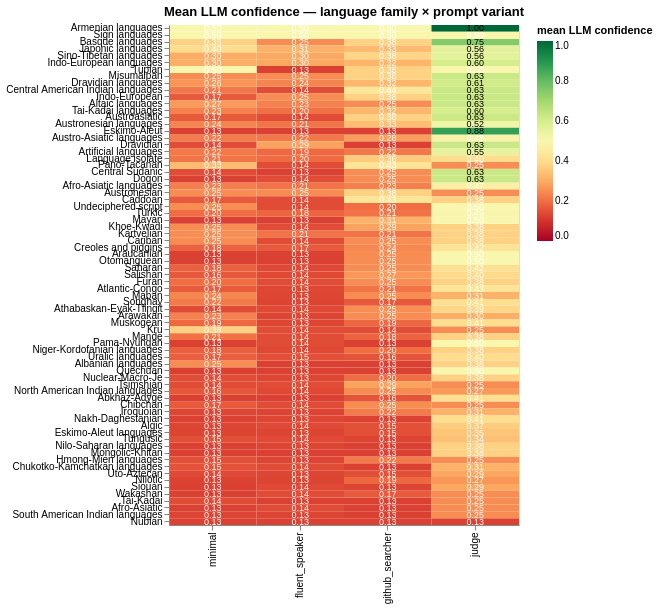

Here is the notebook cell this chart was saved with:
### Code cell
heatmap_data = (
    scored_df[scored_df['llm_total_services'] > 0]
    .groupby(['language_family', 'prompt_variant'])['llm_confidence']
    .mean().reset_index().rename(columns={'llm_confidence': 'mean_confidence'})
)
family_order = (
    heatmap_data.groupby('language_family')['mean_confidence']
    .mean().sort_values(ascending=False).index.tolist()
)

rect = alt.Chart(heatmap_data).mark_rect().encode(
    x=alt.X('prompt_variant:N', sort=VARIANTS, title=None),
    y=alt.Y('language_family:N', sort=family_order, title=None),
    color=alt.Color('mean_confidence:Q',
                    scale=alt.Scale(scheme='redyellowgreen', domain=[0, 1]),
                    title='mean LLM confidence'),
    tooltip=['language_family:N', 'prompt_variant:N',
             alt.Tooltip('mean_confidence:Q', format='.2f')],
)
rect_text = rect.mark_text(fontSize=9).encode(
    text=alt.Text('mean_confidence:Q', format='.2f'),
    color=alt.condition(alt.datum.mean_confidence > 0.5,
                        alt.value('black'), alt.value('white')))

(rect + rect_text).properties(
    width=350, height=500,
    title='Mean LLM confidence — language family × prompt variant')

### Figure 1 — Vega specification as saved in the notebook (floating-point values rounded to 4 significant figures; data arrays with more than 128 entries replaced by an {"elided": "..."} marker saying what was removed)
{"$schema": "https://vega.github.io/schema/vega/v6.json", "data": [{"name": "source_0", "values": {"elided": "292 records"}}, {"name": "data_0", "values": {"elided": "292 records"}}, {"name": "source_0_x_domain_prompt_variant", "values": [{"prompt_variant": "fluent_speaker", "sort_field": 1.0}, {"prompt_variant": "github_searcher", "sort_field": 2.0}, {"prompt_variant": "judge", "sort_field": 3.0}, {"prompt_variant": "minimal", "sort_field": 0.0}]}, {"name": "source_0_y_domain_language_family", "values": [{"language_family": "Abkhaz-Adyge", "sort_field": 54.0}, {"language_family": "Afro-Asiatic", "sort_field": 70.0}, {"language_family": "Afro-Asiatic languages", "sort_field": 23.0}, {"language_family": "Albanian languages", "sort_field": 49.0}, {"language_family": "Algic", "sort_field": 58.0}, {"language_family": "Altaic languages", "sort_field": 11.0}, {"language_family": "Araucanian", "sort_field": 33.0}, {"language_family": "Arawakan", "sort_field": 42.0}, {"language_family": "Armenian languages", "sort_field": 0.0}, {"language_family": "Artificial languages", "sort_field": 18.0}, {"language_family": "Athabaskan-Eyak-Tlingit", "sort_field": 41.0}, {"language_family": "Atlantic-Congo", "sort_field": 38.0}, {"language_family": "Austro-Asiatic languages", "sort_field": 16.0}, {"language_family": "Austroasiatic", "sort_field": 13.0}, {"language_family": "Austronesian", "sort_field": 24.0}, {"language_family": "Austronesian languages", "sort_field": 14.0}, {"language_family": "Basque languages", "sort_field": 2.0}, {"language_family": "Caddoan", "sort_field": 25.0}, {"language_family": "Cariban", "sort_field": 31.0}, {"language_family": "Central American Indian languages", "sort_field": 9.0}, {"language_family": "Central Sudanic", "sort_field": 21.0}, {"language_family": "Chibchan", "sort_field": 55.0}, {"language_family": "Chukotko-Kamchatkan languages", "sort_field": 64.0}, {"language_family": "Creoles and pidgins", "sort_field": 32.0}, {"language_family": "Dogon", "sort_field": 22.0}, {"language_family": "Dravidian", "sort_field": 17.0}, {"language_family": "Dravidian languages", "sort_field": 8.0}, {"language_family": "Eskimo-Aleut", "sort_field": 15.0}, {"language_family": "Eskimo-Aleut languages", "sort_field": 59.0}, {"language_family": "Furan", "sort_field": 37.0}, {"language_family": "Hmong-Mien languages", "sort_field": 63.0}, {"language_family": "Indo-European", "sort_field": 10.0}, {"language_family": "Indo-European languages", "sort_field": 5.0}, {"language_family": "Iroquoian", "sort_field": 56.0}, {"language_family": "Japonic languages", "sort_field": 3.0}, {"language_family": "Kartvelian", "sort_field": 30.0}, {"language_family": "Khoe-Kwadi", "sort_field": 29.0}, {"language_family": "Kru", "sort_field": 44.0}, {"language_family": "Language isolate", "sort_field": 19.0}, {"language_family": "Maban", "sort_field": 39.0}, {"language_family": "Mande", "sort_field": 45.0}, {"language_family": "Mayan", "sort_field": 28.0}, {"language_family": "Misumalpan", "sort_field": 7.0}, {"language_family": "Mongolic-Khitan", "sort_field": 62.0}, {"language_family": "Muskogean", "sort_field": 43.0}, {"language_family": "Nakh-Daghestanian", "sort_field": 57.0}, {"language_family": "Niger-Kordofanian languages", "sort_field": 47.0}, {"language_family": "Nilo-Saharan languages", "sort_field": 61.0}, {"language_family": "Nilotic", "sort_field": 66.0}, {"language_family": "North American Indian languages", "sort_field": 53.0}, {"language_family": "Nubian", "sort_field": 72.0}, {"language_family": "Nuclear-Macro-Je", "sort_field": 51.0}, {"language_family": "Otomanguean", "sort_field": 34.0}, {"language_family": "Pama-Nyungan", "sort_field": 46.0}, {"language_family": "Pano-Tacanan", "sort_field": 20.0}, {"language_family": "Quechuan", "sort_field": 50.0}, {"language_family": "Saharan", "sort_field": 35.0}, {"language_family": "Salishan", "sort_field": 36.0}, {"language_family": "Sign languages", "sort_field": 1.0}, {"language_family": "Sino-Tibetan languages", "sort_field": 4.0}, {"language_family": "Siouan", "sort_field": 67.0}, {"language_family": "Songhay", "sort_field": 40.0}, {"language_family": "South American Indian languages", "sort_field": 71.0}, {"language_family": "Tai-Kadai", "sort_field": 69.0}, {"language_family": "Tai-Kadai languages", "sort_field": 12.0}, {"language_family": "Tsimshian", "sort_field": 52.0}, {"language_family": "Tungusic", "sort_field": 60.0}, {"language_family": "Tupian", "sort_field": 6.0}, {"language_family": "Turkic", "sort_field": 27.0}, {"language_family": "Undeciphered script", "sort_field": 26.0}, {"language_family": "Uralic languages", "sort_field": 48.0}, {"language_family": "Uto-Aztecan", "sort_field": 65.0}, {"language_family": "Wakashan", "sort_field": 68.0}]}], "marks": [{"type": "rect", "name": "layer_0_marks", "from": {"data": "data_0"}, "encode": {"update": {"y": {"field": "language_family", "scale": "y"}, "fill": {"field": "mean_confidence", "scale": "color"}, "width": {"signal": "max(0.25, bandwidth('x'))"}, "tooltip": {"signal": "{\"language_family\": isValid(datum[\"language_family\"]) ? datum[\"language_family\"] : \"\"+datum[\"language_family\"], \"prompt_variant\": isValid(datum[\"prompt_variant\"]) ? datum[\"prompt_variant\"] : \"\"+datum[\"prompt_variant\"], \"mean_confidence\": format(datum[\"mean_confidence\"], \".2f\")}"}, "x": {"field": "prompt_variant", "scale": "x"}, "height": {"signal": "max(0.25, bandwidth('y'))"}}}, "style": ["rect"]}, {"type": "text", "name": "layer_1_marks", "from": {"data": "source_0"}, "encode": {"update": {"fill": [{"value": "black", "test": "(datum.mean_confidence > 0.5)"}, {"value": "white"}], "tooltip": {"signal": "{\"language_family\": isValid(datum[\"language_family\"]) ? datum[\"language_family\"] : \"\"+datum[\"language_family\"], \"prompt_variant\": isValid(datum[\"prompt_variant\"]) ? datum[\"prompt_variant\"] : \"\"+datum[\"prompt_variant\"], \"mean_confidence\": format(datum[\"mean_confidence\"], \".2f\")}"}, "baseline": {"value": "middle"}, "x": {"field": "prompt_variant", "scale": "x", "band": 0.5}, "y": {"field": "language_family", "scale": "y", "band": 0.5}, "fontSize": {"value": 9}, "text": {"signal": "format(datum[\"mean_confidence\"], \".2f\")"}, "align": {"value": "center"}}}, "style": ["text"]}], "scales": [{"name": "x", "type": "band", "domain": {"data": "source_0_x_domain_prompt_variant", "field": "prompt_variant", "sort": {"op": "max", "field": "sort_field"}}, "range": [0, {"signal": "width"}], "paddingOuter": 0, "paddingInner": 0}, {"name": "y", "type": "band", "domain": {"data": "source_0_y_domain_language_family", "field": "language_family", "sort": {"op": "max", "field": "sort_field"}}, "range": [0, {"signal": "height"}], "paddingInner": 0, "paddingOuter": 0}, {"name": "color", "type": "linear", "domain": [0, 1], "range": {"scheme": "redyellowgreen"}, "interpolate": "hcl", "zero": true}], "axes": [{"scale": "x", "grid": false, "labelAlign": "right", "zindex": 1, "orient": "bottom", "labelAngle": 270, "labelBaseline": "middle"}, {"scale": "y", "grid": false, "orient": "left", "zindex": 1}], "title": {"text": "Mean LLM confidence — language family × prompt variant", "frame": "group"}, "legends": [{"title": "mean LLM confidence", "fill": "color", "gradientLength": {"signal": "clamp(height, 64, 200)"}}], "background": "white", "style": "cell", "height": 500, "width": 350, "padding": 5}
